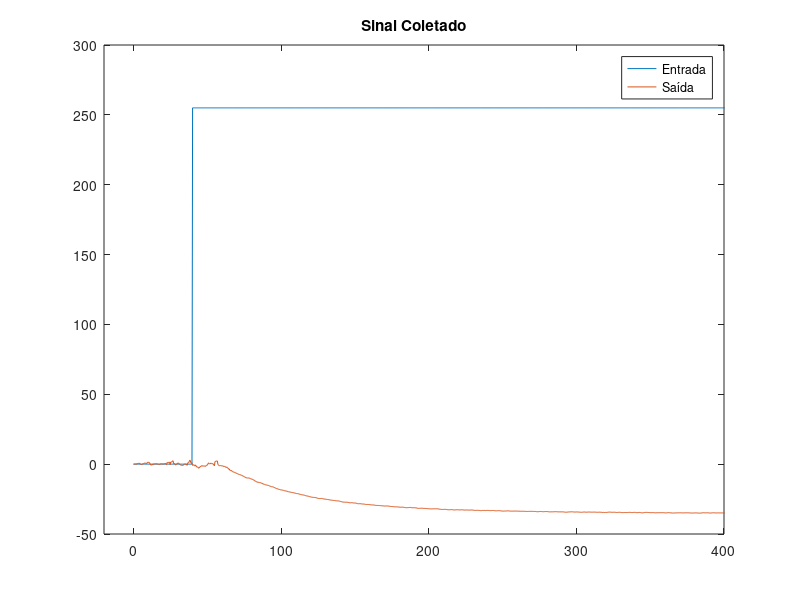

This figure's MATLAB source: (Note: this script raises an error after producing the figure.)
% EXPERIMENTAL DE SISTEMAS DE CONTROLE REALIMENTADO
% Identificação dos sistemas
% 
% Alunos:
% Beatriz Martins Gomes Silva           (12121EBI003)
% Júlia Miranda Brito                   (12121EBI020)
% Luiz Felipe Spinola Silva             (12121EBI001) 
%
% Professora: Gabriela Vieira Lima
%
% Data: 05/10/2024

clc; clear; close all;

%Variáveis Básicas

condIni = 26.05;                                                            %Temperatura Ambiente

temperatura = load("ENSAIO 3.2.txt").';                                     %Carregando sinal
temperatura = temperatura - 26.05;                                          %Delta de temperatura (comprimento do vetor: 2171)

tSample = 0.4;                                                              %Período de amostragem (s)

%Filtro de Média Móvel

kernelSize = 5;
kernel = (1/kernelSize)*ones(1,kernelSize);

tempMediamovel = filter(kernel,1,temperatura);

%EXTRA: Comparação de identificação utilizando função tfest

t = (0:tSample:(1071)*tSample).';                                          %Vetor de tempo
u = cat(2, zeros(1,100),255.*(ones(1,972))).';                             %Sinal de Entrada
y = tempMediamovel(1100:2171).';                                           %Sinal de Saída
y = y -y(1);
dT = 0.4000;                                                               %Tempo de Amostragem

figure()
plot(t,u,t,y)
title('Sinal Coletado');
legend('Entrada','Saída');
xlim([-20,400])

%Identificação do sistema

data = iddata(y,u,dT);                                                      %Ordem: Saída, entrada, tempo de amostragem
np = 1;                                                                     %Número de polos
nz = 0;                                                                     %Número de polos

ft_ident = tfest(data,np,nz, 17.6);                                         %Último parâmetro: atraso

y_sim = lsim(ft_ident,u,t);

% Resultados
figure()
plot(t,y,'b',t,y_sim,'r',t,u, 'g');
legend('Dados Originais','Modelo')
ylim([-40,10])

%% Extra2: Função de transferência da planta de temperatura

timeVector = (0:tSample:(1299)*tSample).';                                  %Vetor de tempo
inputVector = cat(2, zeros(1,100),255.*(ones(1,1200))).';                   %Sinal de entrada
outputVector = cat(2, zeros(1,100), tempMediamovel(1:1200)).';              %Sinal de saída
timeSample = 0.400;                                                         %Vetor de tempo

figure()
plot(timeVector,inputVector,timeVector,outputVector)
title('Sinal Coletado');
legend('Entrada','Saída');
xlim([-20,500])
ylim([0,50])

%Identificação do sistema

data2 = iddata(outputVector,inputVector,timeSample);                        %Ordem: Saída, entrada, tempo de amostragem
np = 2;                                                                     %Número de polos
nz = 1;                                                                     %Número de Zeros

ft_ident2 = tfest(data2,np,nz, NaN);                                        %Último parâmetro: atraso

y_sim2 = lsim(ft_ident2,inputVector,timeVector);

% Resultados
figure()
plot(timeVector,outputVector,'b',timeVector,y_sim2,'r',timeVector,inputVector, 'g');
legend('Dados Originais','Modelo')
ylim([-5,50])

%% Extra 3: Função de transferência da planta de fluxo

fluxo = load("FLUXO SCR.txt").';
outputFluxo = fluxo./0.2;                                                   %Pulsos por segundo

passoFluxo = 0.2000;                                                        %Tempo de amostragem
tempoFluxo = (0:passoFluxo:(length(fluxo)+99)*passoFluxo);                  %Vetor de tempo
inputFluxo = cat(2, zeros(1,100),255.*(ones(1,457))).';                     %Sinal de entrada
outputFluxo = cat(2, zeros(1,100), outputFluxo).';                          %(Sinal de saída)

figure()
plot(tempoFluxo,inputFluxo,tempoFluxo,outputFluxo)
title('Sinal Coletado');
legend('Entrada','Saída');
xlim([0,120])
ylim([0,80])

%Identificação do sistema

dataFluxo = iddata(outputFluxo,inputFluxo,passoFluxo);                      %Ordem: Saída, entrada, tempo de amostragem
np = 1;                                                                     %Número de polos
nz = 0;                                                                     %Número de zeros

ft_identFluxo = tfest(dataFluxo,np,nz, NaN);                                %Último parâmetro: atraso

y_simFluxo = lsim(ft_identFluxo,inputFluxo,tempoFluxo);

% Resultados
figure()
plot(tempoFluxo,outputFluxo,'b',tempoFluxo,y_simFluxo,'r',tempoFluxo,inputFluxo, 'g');
legend('Dados Originais','Modelo')
ylim([-5,80])

%% Projeto de controlador via Sisotool

G_t = zpk(ft_ident2);
G_f = zpk(ft_identFluxo);
G_tf = zpk(ft_ident);

%sisotool(G_t)
%sisotool(G_f)

s = tf('s');
% C_t = exp(-12*s)*9.0403*((s^2)+(0.000492*s)+(5.32e-05))/(s*(s+0.0222));
C_f = 0.33461*(s+2.86)/(s);

%C_t = 1404*((s^2)+(0.005*s)+(5.39e-05))/(s*(s+1));

C_t = 8.6*((s^2)+(0.00492*s)+(5.32e-05))/(s*(s+0.0222));
%C_f = 5.0664*((s^2)+(2.31*s)+(1.78))/(s*(s+6));

T = 0.4;

Cd_t = c2d(C_t, 1, 'tustin');
Cd_f = c2d(C_f, 0.4, 'tustin');

%% Encontrando Equação de Diferenças


